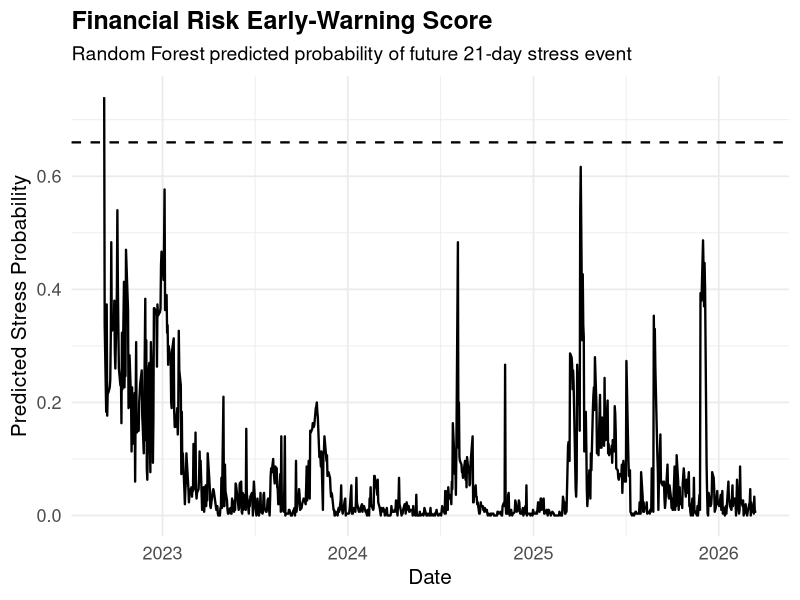
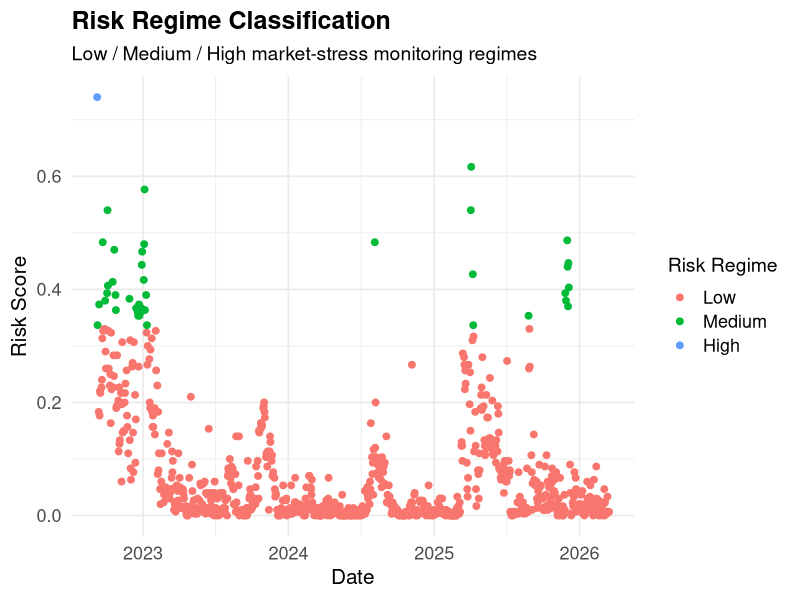
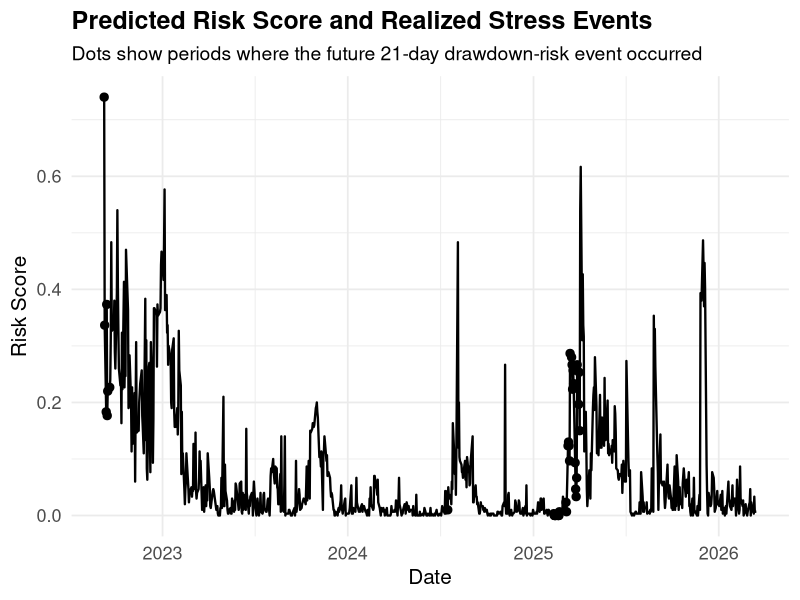

Reproduce these figures in R, in order.


# Generate figures, risk regimes, and high-risk alert outputs

library(dplyr)
library(ggplot2)

preds <- read.csv("outputs/tables/walkforward_predictions.csv")
preds$date <- as.Date(preds$date)

# Use Random Forest probability as the main risk score
preds$risk_score <- preds$rf_prob

# Define risk regimes
preds$risk_regime <- cut(
  preds$risk_score,
  breaks = c(-Inf, 0.33, 0.66, Inf),
  labels = c("Low", "Medium", "High")
)

# Save high-risk alerts
alerts <- preds %>%
  filter(risk_regime == "High") %>%
  select(date, actual, risk_score, risk_regime, train_end_date)

dir.create("outputs/alerts", recursive = TRUE, showWarnings = FALSE)

write.csv(
  alerts,
  "outputs/alerts/high_risk_alerts.csv",
  row.names = FALSE
)

# Save risk-regime dataset
write.csv(
  preds,
  "outputs/tables/risk_regime_timeline.csv",
  row.names = FALSE
)

dir.create("outputs/figures", recursive = TRUE, showWarnings = FALSE)

# Common theme for readability
my_theme <- theme_minimal(base_size = 16) +
  theme(
    plot.title = element_text(size = 18, face = "bold"),
    plot.subtitle = element_text(size = 14),
    axis.title = element_text(size = 15),
    axis.text = element_text(size = 13),
    legend.title = element_text(size = 14),
    legend.text = element_text(size = 13),
    panel.grid.major = element_line(linewidth = 0.6),
    panel.grid.minor = element_line(linewidth = 0.3),
    plot.background = element_rect(fill = "white", color = NA),
    panel.background = element_rect(fill = "white", color = NA),
    legend.background = element_rect(fill = "white", color = NA),
    legend.key = element_rect(fill = "white", color = NA)
  )

# Figure 1: Risk score timeline
p1 <- ggplot(preds, aes(x = date, y = risk_score)) +
  geom_line(linewidth = 0.8) +
  geom_hline(yintercept = 0.66, linetype = "dashed", linewidth = 0.8) +
  labs(
    title = "Financial Risk Early-Warning Score",
    subtitle = "Random Forest predicted probability of future 21-day stress event",
    x = "Date",
    y = "Predicted Stress Probability"
  ) +
  my_theme

ggsave(
  "outputs/figures/risk_score_timeline.png",
  plot = p1,
  width = 12,
  height = 6,
  dpi = 300,
  bg = "white"
)

# Figure 2: Risk regime classification
p2 <- ggplot(preds, aes(x = date, y = risk_score, color = risk_regime)) +
  geom_point(size = 2) +
  labs(
    title = "Risk Regime Classification",
    subtitle = "Low / Medium / High market-stress monitoring regimes",
    x = "Date",
    y = "Risk Score",
    color = "Risk Regime"
  ) +
  my_theme

ggsave(
  "outputs/figures/risk_regime_classification.png",
  plot = p2,
  width = 12,
  height = 6,
  dpi = 300,
  bg = "white"
)

# Figure 3: Actual stress events vs risk score
p3 <- ggplot(preds, aes(x = date)) +
  geom_line(aes(y = risk_score), linewidth = 0.8) +
  geom_point(
    data = preds %>% filter(actual == 1),
    aes(y = risk_score),
    size = 2.5
  ) +
  labs(
    title = "Predicted Risk Score and Realized Stress Events",
    subtitle = "Dots show periods where the future 21-day drawdown-risk event occurred",
    x = "Date",
    y = "Risk Score"
  ) +
  my_theme

ggsave(
  "outputs/figures/stress_event_overlay.png",
  plot = p3,
  width = 12,
  height = 6,
  dpi = 300,
  bg = "white"
)

cat("Output generation completed successfully.\n")
cat("Created files:\n")
cat("outputs/alerts/high_risk_alerts.csv\n")
cat("outputs/tables/risk_regime_timeline.csv\n")
cat("outputs/figures/risk_score_timeline.png\n")
cat("outputs/figures/risk_regime_classification.png\n")
cat("outputs/figures/stress_event_overlay.png\n")
